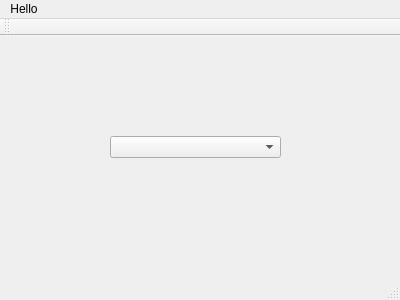
<?xml version="1.0" encoding="UTF-8"?>
<ui version="4.0">
 <class>MainWindow</class>
 <widget class="QMainWindow" name="MainWindow">
  <property name="geometry">
   <rect>
    <x>0</x>
    <y>0</y>
    <width>400</width>
    <height>300</height>
   </rect>
  </property>
  <property name="windowTitle">
   <string>MainWindow</string>
  </property>
  <widget class="QWidget" name="centralWidget">
   <widget class="QComboBox" name="cbFirst">
    <property name="geometry">
     <rect>
      <x>110</x>
      <y>100</y>
      <width>171</width>
      <height>22</height>
     </rect>
    </property>
    <property name="currentIndex">
     <number>-1</number>
    </property>
    <item>
     <property name="text">
      <string>QtComboBox</string>
     </property>
    </item>
    <item>
     <property name="text">
      <string>w</string>
     </property>
    </item>
    <item>
     <property name="text">
      <string>e</string>
     </property>
    </item>
    <item>
     <property name="text">
      <string>dasf</string>
     </property>
    </item>
    <item>
     <property name="text">
      <string>dar</string>
     </property>
    </item>
    <item>
     <property name="text">
      <string>wdf</string>
     </property>
    </item>
   </widget>
  </widget>
  <widget class="QMenuBar" name="menuBar">
   <property name="geometry">
    <rect>
     <x>0</x>
     <y>0</y>
     <width>400</width>
     <height>21</height>
    </rect>
   </property>
   <widget class="QMenu" name="menuHello">
    <property name="title">
     <string>Hello</string>
    </property>
   </widget>
   <addaction name="menuHello"/>
  </widget>
  <widget class="QToolBar" name="mainToolBar">
   <attribute name="toolBarArea">
    <enum>TopToolBarArea</enum>
   </attribute>
   <attribute name="toolBarBreak">
    <bool>false</bool>
   </attribute>
  </widget>
  <widget class="QStatusBar" name="statusBar"/>
 </widget>
 <layoutdefault spacing="6" margin="11"/>
 <resources/>
 <connections/>
</ui>
